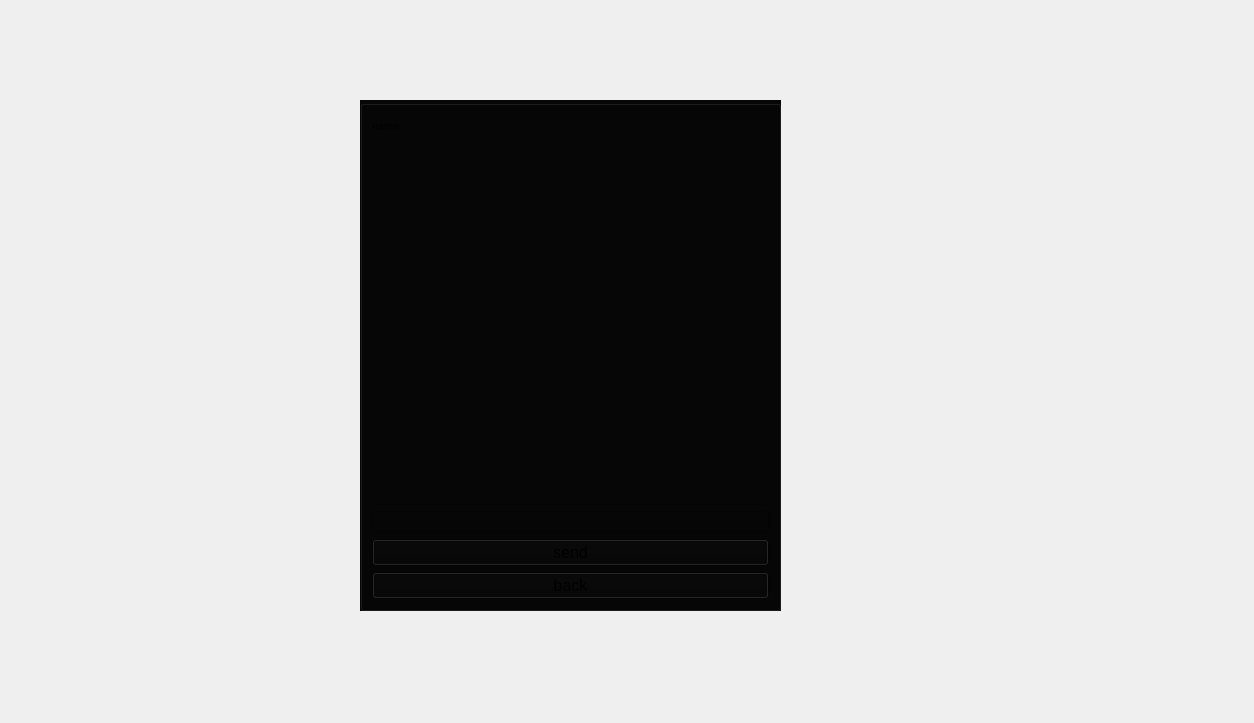
<?xml version="1.0" encoding="UTF-8"?>
<ui version="4.0">
 <class>sendmessagechannel_Dialog</class>
 <widget class="QDialog" name="sendmessagechannel_Dialog">
  <property name="geometry">
   <rect>
    <x>0</x>
    <y>0</y>
    <width>1254</width>
    <height>723</height>
   </rect>
  </property>
  <property name="windowTitle">
   <string>Dialog</string>
  </property>
  <property name="styleSheet">
   <string notr="true">background-image: url(:/Source/@metawalls.jpg);</string>
  </property>
  <widget class="QGroupBox" name="channelname_groupBox">
   <property name="geometry">
    <rect>
     <x>410</x>
     <y>240</y>
     <width>311</width>
     <height>191</height>
    </rect>
   </property>
   <property name="styleSheet">
    <string notr="true">background-color: rgb(16, 16, 16);</string>
   </property>
   <property name="title">
    <string/>
   </property>
   <layout class="QFormLayout" name="formLayout">
    <item row="0" column="0" colspan="2">
     <layout class="QHBoxLayout" name="horizontalLayout">
      <item>
       <widget class="QLabel" name="label">
        <property name="text">
         <string>زchannelname</string>
        </property>
       </widget>
      </item>
      <item>
       <widget class="QLineEdit" name="channelname_lineEdit">
        <property name="font">
         <font>
          <pointsize>13</pointsize>
         </font>
        </property>
        <property name="text">
         <string/>
        </property>
       </widget>
      </item>
     </layout>
    </item>
    <item row="1" column="0">
     <widget class="QPushButton" name="back_pushButton">
      <property name="text">
       <string>back</string>
      </property>
     </widget>
    </item>
    <item row="1" column="1">
     <widget class="QPushButton" name="confirm_pushButton">
      <property name="text">
       <string>confirm</string>
      </property>
     </widget>
    </item>
   </layout>
  </widget>
  <widget class="QGroupBox" name="chat_groupBox">
   <property name="geometry">
    <rect>
     <x>360</x>
     <y>100</y>
     <width>421</width>
     <height>511</height>
    </rect>
   </property>
   <property name="styleSheet">
    <string notr="true">background-color: rgb(6, 6, 6);</string>
   </property>
   <property name="title">
    <string/>
   </property>
   <layout class="QGridLayout" name="gridLayout">
    <item row="0" column="0">
     <layout class="QHBoxLayout" name="horizontalLayout_2">
      <item>
       <widget class="QLabel" name="label_2">
        <property name="font">
         <font>
          <pointsize>8</pointsize>
         </font>
        </property>
        <property name="text">
         <string>name :</string>
        </property>
       </widget>
      </item>
      <item>
       <widget class="QLabel" name="name_label">
        <property name="font">
         <font>
          <pointsize>14</pointsize>
         </font>
        </property>
        <property name="text">
         <string/>
        </property>
       </widget>
      </item>
     </layout>
    </item>
    <item row="1" column="0">
     <widget class="QTextEdit" name="message_textEdit"/>
    </item>
    <item row="2" column="0">
     <widget class="QLineEdit" name="send_lineEdit">
      <property name="text">
       <string/>
      </property>
     </widget>
    </item>
    <item row="3" column="0">
     <widget class="QPushButton" name="send_pushButton">
      <property name="font">
       <font>
        <pointsize>12</pointsize>
       </font>
      </property>
      <property name="text">
       <string>send</string>
      </property>
     </widget>
    </item>
    <item row="4" column="0">
     <widget class="QPushButton" name="back_chat_pushButton">
      <property name="font">
       <font>
        <pointsize>12</pointsize>
       </font>
      </property>
      <property name="text">
       <string>back</string>
      </property>
     </widget>
    </item>
   </layout>
  </widget>
 </widget>
 <resources/>
 <connections/>
</ui>
